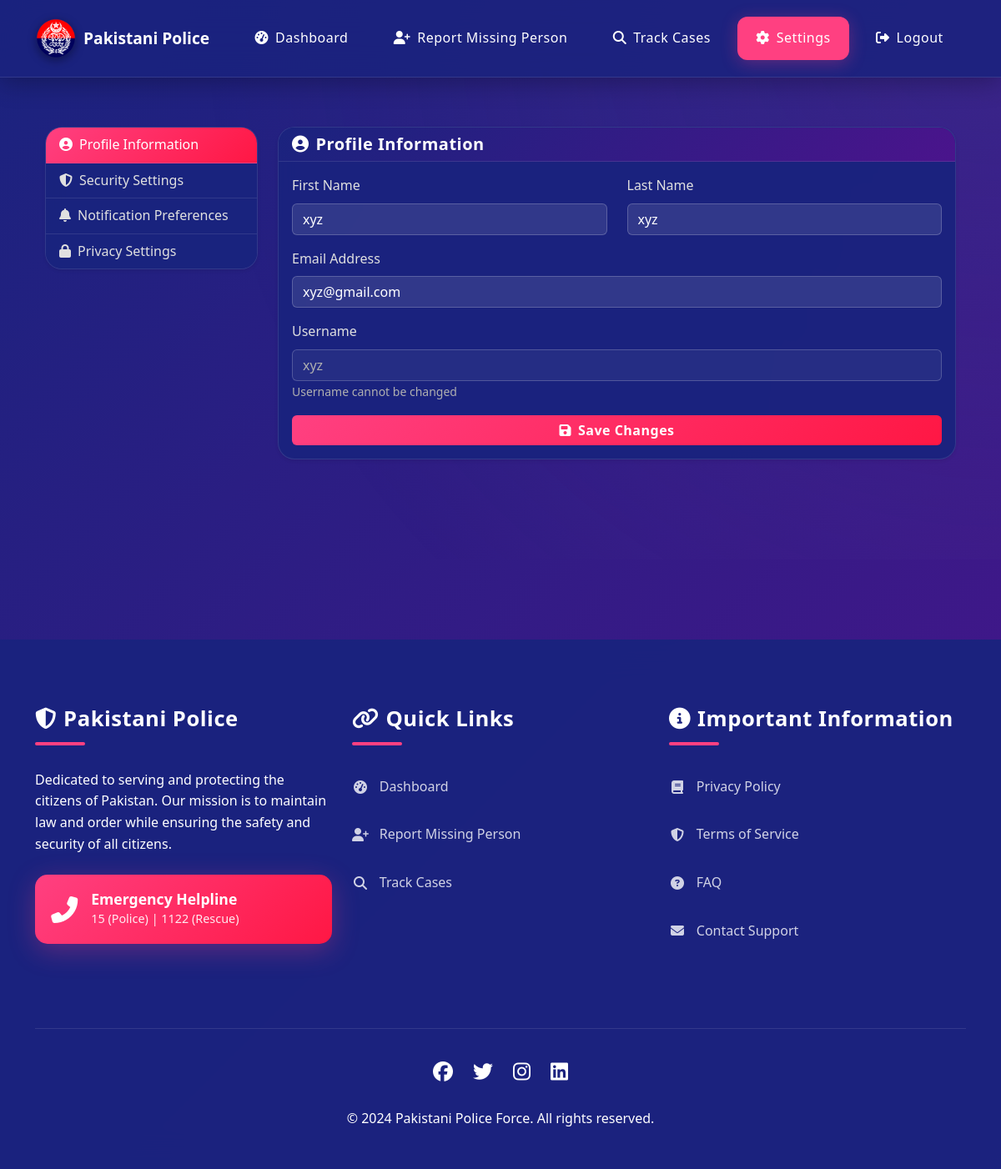
Page /user/profile/ (signed in) on the committed database.
### frontend/models.py (models this page shows, shortened)
class User(AbstractUser):
    USER_TYPE_CHOICES = (
        ('user', 'Regular User'),
        ('officer', 'Police Officer'),
        ('admin', 'Admin'),
    )
    RANK_CHOICES = (
        ('IGP', 'Inspector General of Police (IGP)'),
        ('DIG', 'Deputy Inspector General (DIG)'),
        ('SSP', 'Senior Superintendent of Police (SSP)'),
        ('SP', 'Superintendent of Police (SP)'),
        ('DSP', 'Deputy Superintendent of Police (DSP)'),
        ('ASP', 'Assistant Superintendent of Police (ASP)'),
        ('Inspector', 'Inspector'),
        ('SI', 'Sub-Inspector (SI)'),
        ('ASI', 'Assistant Sub-Inspector (ASI)'),
        ('HC', 'Head Constable (HC)'),
        ('Constable', 'Constable'),
    )
    user_type = models.CharField(max_length=10, choices=USER_TYPE_CHOICES, default='user')
    phone_number = models.CharField(max_length=15, blank=True)
    address = models.TextField(blank=True)
    profile_picture = models.ImageField(upload_to='profile_pictures/', blank=True, null=True)
    date_of_birth = models.DateField(null=True, blank=True)
    is_verified = models.BooleanField(default=False)
    created_at = models.DateTimeField(auto_now_add=True)
    updated_at = models.DateTimeField(auto_now=True)
    cnic = models.CharField(max_length=15, unique=True, blank=True, null=True, help_text="Format: 12345-1234567-1")
    rank = models.CharField(max_length=20, choices=RANK_CHOICES, blank=True, null=True)
    groups = models.ManyToManyField(
        'auth.Group',
        verbose_name=_('groups'),
        blank=True,
        help_text=_(
            'The groups this user belongs to. A user will get all permissions '
            'granted to each of their groups.'
        ),
        related_name='frontend_user_set',
        related_query_name='frontend_user'
    )
    user_permissions = models.ManyToManyField(
        'auth.Permission',
        verbose_name=_('user permissions'),
        blank=True,
        help_text=_('Specific permissions for this user.'),
        related_name='frontend_user_set',
        related_query_name='frontend_user'
    )
    class Meta:
        verbose_name = _('user')
        verbose_name_plural = _('users')
        db_table = 'frontend_user'

### user/views.py (the view, shortened to what this page needs)
# urls.py: path('profile/', views.user_profile, name='user_profile'),
@login_required
def user_profile(request):
    return render(request, 'user_profile.html')

### user/templates/user_profile.html (shortened to what this page needs)
{% extends 'base_users.html' %}
{% load static %}
{% block content %}
<div class="container py-4">
    <div class="row">
        <div class="col-md-3 mb-4">
            <div class="card shadow-sm">
                <div class="card-body p-0">
                    <div class="list-group list-group-flush">
                        <a href="#profile" class="list-group-item list-group-item-action active" data-bs-toggle="list">
                            <i class="fas fa-user-circle me-2"></i>Profile Information
                        </a>
                        <a href="#security" class="list-group-item list-group-item-action" data-bs-toggle="list">
                            <i class="fas fa-shield-alt me-2"></i>Security Settings
                        </a>
                        <a href="#notifications" class="list-group-item list-group-item-action" data-bs-toggle="list">
                            <i class="fas fa-bell me-2"></i>Notification Preferences
                        </a>
                        <a href="#privacy" class="list-group-item list-group-item-action" data-bs-toggle="list">
                            <i class="fas fa-lock me-2"></i>Privacy Settings
                        </a>
                    </div>
                </div>
            </div>
        </div>
        <div class="col-md-9">
            <div class="tab-content">
                <div class="tab-pane fade show active" id="profile">
                    <div class="card shadow-sm">
                        <div class="card-header bg-primary text-white d-flex justify-content-between align-items-center">
                            <h5 class="mb-0"><i class="fas fa-user-circle me-2"></i>Profile Information</h5>
                        </div>
                        <div class="card-body">
                            <form method="POST" class="needs-validation" novalidate>
                                <div class="row">
                                    <div class="col-md-6 mb-3">
                                        <label for="first_name" class="form-label">First Name</label>
                                        <input type="text" class="form-control" id="first_name" name="first_name" value="{{ request.user.first_name }}" required>
                                    </div>
                                    <div class="col-md-6 mb-3">
                                        <label for="last_name" class="form-label">Last Name</label>
                                        <input type="text" class="form-control" id="last_name" name="last_name" value="{{ request.user.last_name }}" required>
                                    </div>
                                </div>
                                <div class="mb-3">
                                    <label for="email" class="form-label">Email Address</label>
                                    <input type="email" class="form-control" id="email" name="email" value="{{ request.user.email }}" required>
                                </div>
                                <div class="mb-3">
                                    <label for="username" class="form-label">Username</label>
                                    <input type="text" class="form-control" id="username" value="{{ request.user.username }}" disabled>
                                    <small class="text-muted">Username cannot be changed</small>
                                </div>
                                <div class="d-grid gap-2">
                                    <button type="submit" class="btn btn-primary">
                                        <i class="fas fa-save me-2"></i>Save Changes
                                    </button>
                                </div>
                            </form>
                        </div>
                    </div>
                </div>
            </div>
        </div>
    </div>
</div>
{% endblock %}

### user/templates/user_profile.html (style rules this page uses)
.card { background: rgba(26, 35, 126, 0.95); border: 1px solid rgba(255, 255, 255, 0.1); backdrop-filter: blur(10px); }
.card-header { background: linear-gradient(135deg, #1a237e, #4a148c) !important; border-bottom: 1px solid rgba(255, 255, 255, 0.1); }
.card-header h5 { color: #ffffff; font-weight: 600; letter-spacing: 0.5px; }
.form-label { color: #e0e0e0; font-weight: 500; margin-bottom: 0.5rem; }
.form-control { background: rgba(255, 255, 255, 0.1); border: 1px solid rgba(255, 255, 255, 0.2); color: #ffffff; transition: all 0.3s ease; }
.form-control:disabled { background: rgba(255, 255, 255, 0.05); color: #b0b0b0; }
.text-muted { color: #b0b0b0 !important; }
.list-group-item { background: rgba(26, 35, 126, 0.95); border: 1px solid rgba(255, 255, 255, 0.1); color: #e0e0e0; transition: all 0.3s ease; }
.list-group-item.active { background: linear-gradient(135deg, #ff4081, #ff1744); border-color: #ff4081; color: #ffffff; }
.btn-primary { background: linear-gradient(135deg, #ff4081, #ff1744); border: none; color: #ffffff; font-weight: 600; letter-spacing: 0.5px; transition: all 0.3s ease; }
.card-body { color: #e0e0e0; }
.tab-pane { animation: fadeIn 0.3s ease-in-out; }

### rows in the picture
User: first_name "xyz", last_name "xyz", email "xyz@gmail.com", user.username "xyz"
